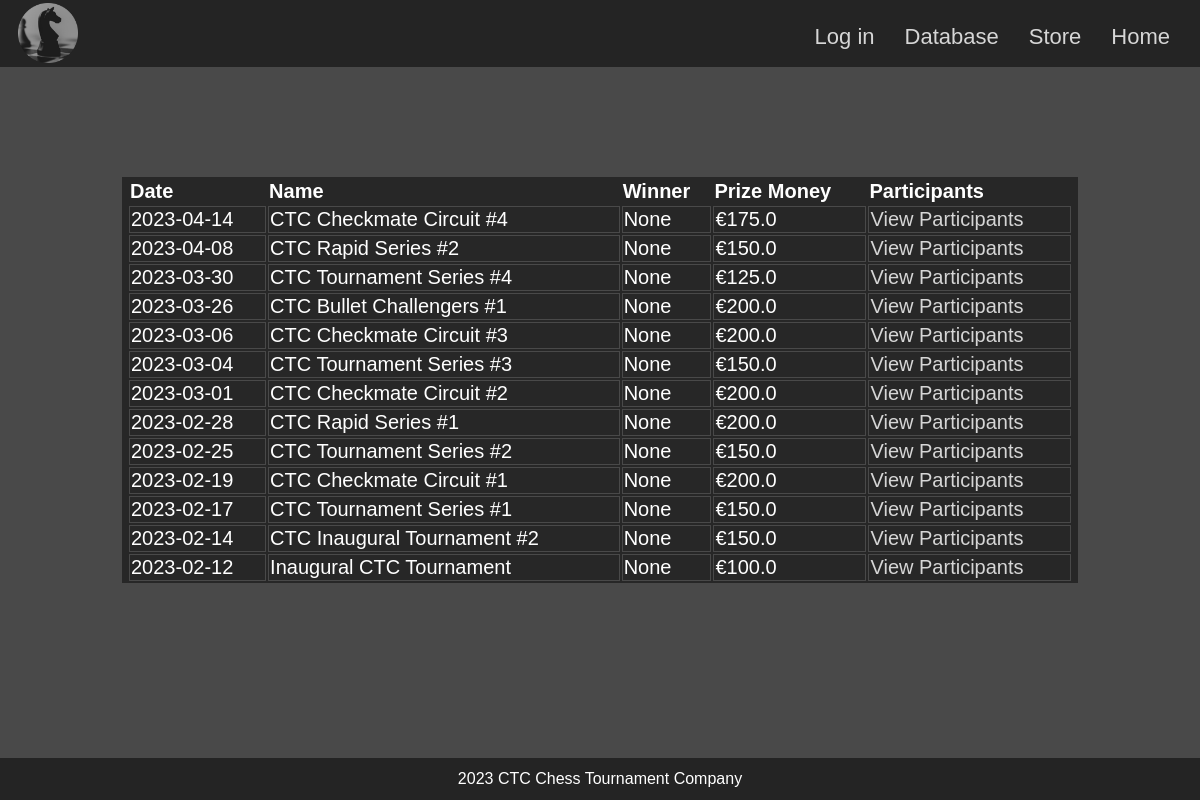
The page /database on the database its author committed.
### tables this page shows
CREATE TABLE tournaments
(
    tournament_id INTEGER PRIMARY KEY AUTOINCREMENT,
    name TEXT NOT NULL,
    date TEXT NOT NULL,
    start_time TEXT NOT NULL,
    entry_fee REAL NOT NULL,
    prize_money REAL NOT NULL,
    description TEXT NOT NULL,
    winner TEXT
);

### app.py (the view)
@app.route("/database")
def database():
    db = get_db()
    tournaments = db.execute("""SELECT * FROM tournaments
                                WHERE date <= date('now') ORDER BY date DESC;""").fetchall()
    return render_template("database.html", tournaments=tournaments, title="Database - Chess Tournaments")

### app.py (called while the page is built)
@app.before_request
def logged_in_user():
    g.user = session.get("username", None)

### database.py (called while the page is built)
def get_db():
    if "db" not in g:
        g.db = sqlite3.connect(DATABASE,
            detect_types=sqlite3.PARSE_DECLTYPES
        )
        g.db.row_factory = sqlite3.Row
    return g.db

### templates/database.html
{% extends "base.html" %}
{% block main_content %}
<section id="database">
    <table>
        <tr>
            <th>Date</th>
            <th>Name</th>
            <th>Winner</th>
            <th>Prize Money</th>
            <th>Participants</th>
        </tr>
        {% for tournament in tournaments %}
        <tr>
            <td>{{ tournament["date"] }}</td>
            <td>{{ tournament["name"] }}</td>
            <td>{{ tournament["winner"] }}</td>
            <td>€{{ tournament["prize_money"] }}</td>
            <td><a href="{{ url_for('participants', tournament_id=tournament['tournament_id']) }}">View Participants</a></td>
        </tr>
        {% endfor %}
    </table>
</section>
{% endblock %}

### static/styles.css (style rules this page uses)
:root { --main-background-color: #242424; --secondary-color: #353535; --tertiary-color: #494949; --section-background: #242424e5; }
html { scroll-behavior: smooth; background-color: var(--main-background-color); background-image: url('background.jpg'); background-size: cover; background-attachment: fixed; height: 100%; }
body { background-color: var(--tertiary-color); background-image: url('background.jpg'); background-size: cover; background-attachment: fixed; margin: 0%; padding: 0%; display: grid; height: 100%; grid-template-columns: 1fr; grid-template-rows: auto; grid-template-areas: "header" "main" "footer"; font-family: Calibri, 'Trebuchet MS', sans-serif; }
a:link { text-decoration: none; color: #d6d6d6; }
table { width: 100%; text-align: left; padding-left: 5px; padding-right: 5px; }
td { border: 1px solid var(--tertiary-color); }
#database { background-color: var(--section-background); margin: 0 10% 0 10%; border-left: 2px solid var(--tertiary-color); border-right: 2px solid var(--tertiary-color); font-size: 20px; }

### rows shown on the page
tournaments: date "2023-04-14", name "CTC Checkmate Circuit #4", winner "None", prize_money "175.0"
tournaments: date "2023-04-08", name "CTC Rapid Series #2", winner "None", prize_money "150.0"
tournaments: date "2023-03-30", name "CTC Tournament Series #4", winner "None", prize_money "125.0"
tournaments: date "2023-03-26", name "CTC Bullet Challengers #1", winner "None", prize_money "200.0"
tournaments: date "2023-03-06", name "CTC Checkmate Circuit #3", winner "None", prize_money "200.0"
tournaments: date "2023-03-04", name "CTC Tournament Series #3", winner "None", prize_money "150.0"
tournaments: date "2023-03-01", name "CTC Checkmate Circuit #2", winner "None", prize_money "200.0"
tournaments: date "2023-02-28", name "CTC Rapid Series #1", winner "None", prize_money "200.0"
tournaments: date "2023-02-25", name "CTC Tournament Series #2", winner "None", prize_money "150.0"
tournaments: date "2023-02-19", name "CTC Checkmate Circuit #1", winner "None", prize_money "200.0"
tournaments: date "2023-02-17", name "CTC Tournament Series #1", winner "None", prize_money "150.0"
tournaments: date "2023-02-14", name "CTC Inaugural Tournament #2", winner "None", prize_money "150.0"
tournaments: date "2023-02-12", name "Inaugural CTC Tournament", winner "None", prize_money "100.0"
